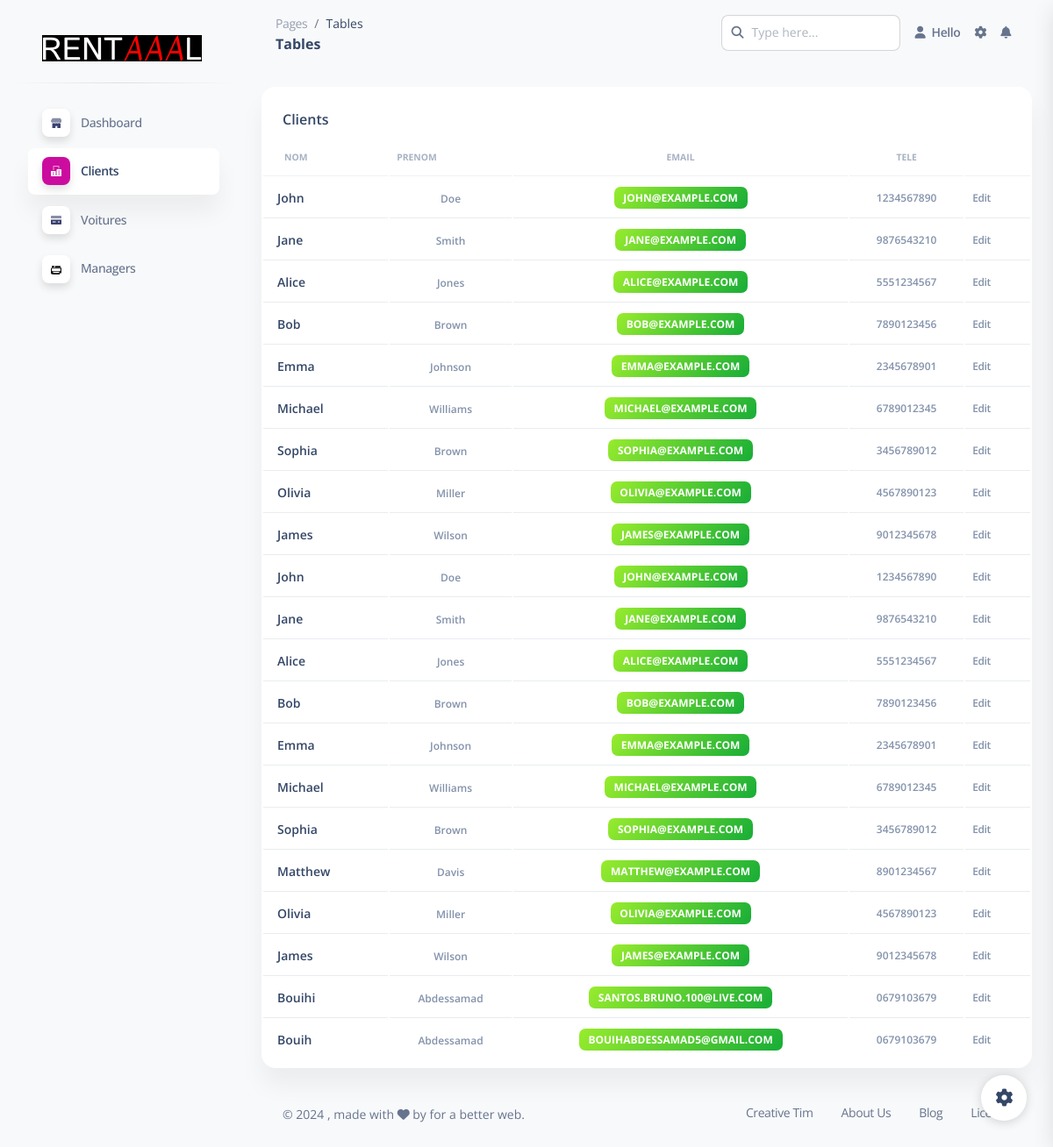
/dashboard/clients, run on the app's committed database.
### tables this page shows
CREATE TABLE client (
                id_client INTEGER PRIMARY KEY AUTOINCREMENT,
                nom TEXT NOT NULL,
                prenom TEXT NOT NULL,
                email TEXT NOT NULL,
                telephone TEXT NOT NULL);

### app.py (the view)
@app.route("/dashboard/clients")
def display_clients():
    clients = fetch_clients_from_database()
    ClientObj = []
    for client in clients:
        cli = Client(client[0], client[1], client[2], client[3], client[4])
        ClientObj.append(cli)
    return render_template("clients.html", clients=ClientObj)

### app.py (called while the page is built)
def fetch_clients_from_database():
    conn = sql.connect("loc.db")
    cursor = conn.cursor()
    cursor.execute("SELECT * FROM client")
    cli = cursor.fetchall()
    conn.close()
    return cli

### templates/clients.html (shortened to what this page needs)
<!DOCTYPE html>
<html lang="en">
  <head>
    <link href="/static/css/nucleo-icons.css" rel="stylesheet" />
    <link href="/static/css/nucleo-svg.css" rel="stylesheet" />
    <link href="/static/css/nucleo-svg.css" rel="stylesheet" />
    <link
      id="pagestyle"
      href="/static/css/soft-ui-dashboard.css"
      rel="stylesheet"
    />
  </head>
  <body class="g-sidenav-show bg-gray-100">
    <aside
      class="sidenav navbar navbar-vertical navbar-expand-xs border-0 border-radius-xl my-3 fixed-start ms-3"
      id="sidenav-main"
    >
      <div class="sidenav-header">
        <a
          class="navbar-brand m-0"
          href=" https://demos.creative-tim.com/soft-ui-dashboard/pages/dashboard.html "
          target="_blank"
        >
          <img
            src="/static/images/RENTAAAL.png"
            style="background-color: black"
            class="navbar-brand-img h-100"
            alt="main_logo"
          />
        </a>
      </div>
      <hr class="horizontal dark mt-0" />
      <div class="collapse navbar-collapse w-auto" id="sidenav-collapse-main">
        <ul class="navbar-nav">
          <li class="nav-item">
            <a class="nav-link" href="{{ url_for ('dashboard')}}">
              <div
                class="icon icon-shape icon-sm shadow border-radius-md bg-white text-center me-2 d-flex align-items-center justify-content-center"
              >
              </div>
              <span class="nav-link-text ms-1">Dashboard</span>
            </a>
          </li>
          <li class="nav-item">
            <a class="nav-link active" href="{{ url_for ('display_clients')}}">
              <div
                class="icon icon-shape icon-sm shadow border-radius-md bg-white text-center me-2 d-flex align-items-center justify-content-center"
              >
              </div>
              <span class="nav-link-text ms-1">Clients</span>
            </a>
          </li>
          <li class="nav-item">
            <a class="nav-link" href="{{ url_for ('all_cars_table')}}">
              <div
                class="icon icon-shape icon-sm shadow border-radius-md bg-white text-center me-2 d-flex align-items-center justify-content-center"
              >
              </div>
              <span class="nav-link-text ms-1">Voitures</span>
            </a>
          </li>
          <li class="nav-item">
          <a class="nav-link  " href="{{ url_for ('display_managers')}}">
            <div class="icon icon-shape icon-sm shadow border-radius-md bg-white text-center me-2 d-flex align-items-center justify-content-center">
            </div>
            <span class="nav-link-text ms-1">Managers</span>
          </a>
        </li>
        </ul>
      </div>
    </aside>
    <main
      class="main-content position-relative max-height-vh-100 h-100 border-radius-lg"
    >
      <nav
        class="navbar navbar-main navbar-expand-lg px-0 mx-4 shadow-none border-radius-xl"
        id="navbarBlur"
        navbar-scroll="true"
      >
        <div class="container-fluid py-1 px-3">
          <nav aria-label="breadcrumb">
            <ol
              class="breadcrumb bg-transparent mb-0 pb-0 pt-1 px-0 me-sm-6 me-5"
            >
              <li class="breadcrumb-item text-sm">
                <a class="opacity-5 text-dark" href="javascript:;">Pages</a>
              </li>
              <li
                class="breadcrumb-item text-sm text-dark active"
                aria-current="page"
              >
                Tables
              </li>
            </ol>
            <h6 class="font-weight-bolder mb-0">Tables</h6>
          </nav>
          <div
            class="collapse navbar-collapse mt-sm-0 mt-2 me-md-0 me-sm-4"
            id="navbar"
          >
            <div class="ms-md-auto pe-md-3 d-flex align-items-center">
              <div class="input-group">
                <span class="input-group-text text-body"
                  ><i class="fas fa-search" aria-hidden="true"></i
                ></span>
                <input
                  type="text"
                  class="form-control"
                  placeholder="Type here..."
                />
              </div>
            </div>
            <ul class="navbar-nav justify-content-end">
              <li class="nav-item d-flex align-items-center">
                <a
                  href="javascript:;"
                  class="nav-link text-body font-weight-bold px-0"
                >
                  <i class="fa fa-user me-sm-1"></i>
                  <span class="d-sm-inline d-none"> Hello {{username}}</span>
                </a>
              </li>
              <li class="nav-item px-3 d-flex align-items-center">
                <a href="javascript:;" class="nav-link text-body p-0">
                  <i
                    class="fa fa-cog fixed-plugin-button-nav cursor-pointer"
                  ></i>
                </a>
              </li>
              <li class="nav-item dropdown pe-2 d-flex align-items-center">
                <a
                  href="javascript:;"
                  class="nav-link text-body p-0"
                  id="dropdownMenuButton"
                  data-bs-toggle="dropdown"
                  aria-expanded="false"
                >
                  <i class="fa fa-bell cursor-pointer"></i>
                </a>
              </li>
            </ul>
          </div>
        </div>
      </nav>
      <div class="container-fluid py-4">
        <div class="row">
          <div class="col-12">
            <div class="card mb-4">
              <div class="card-header pb-0">
                <h6>Clients</h6>
              </div>
              <div class="card-body px-0 pt-0 pb-2">
                <div class="table-responsive p-0">
                  <table class="table align-items-center mb-0">
                    <thead>
                      <tr>
                        <th
                          class="text-uppercase text-secondary text-xxs font-weight-bolder opacity-7"
                        >
                          Nom
                        </th>
                        <th
                          class="text-uppercase text-secondary text-xxs font-weight-bolder opacity-7 ps-2"
                        >
                          Prenom
                        </th>
                        <th
                          class="text-center text-uppercase text-secondary text-xxs font-weight-bolder opacity-7"
                        >
                          Email
                        </th>
                        <th
                          class="text-center text-uppercase text-secondary text-xxs font-weight-bolder opacity-7"
                        >
                          Tele
                        </th>
                        <th class="text-secondary opacity-7"></th>
                      </tr>
                    </thead>
                    <tbody>
                      {% for client in clients %}
                      <tr>
                        <td>
                          <div class="d-flex px-2 py-1">
                            <div
                              class="d-flex flex-column justify-content-center"
                            >
                              <h6 class="mb-0 text-sm">{{ client.nom }}</h6>
                            </div>
                          </div>
                        </td>
                        <td class="align-middle text-center text-sm">
                          <span class="text-secondary text-xs font-weight-bold"
                            > {{ client.prenom }}</span
                          >
                        </td>
                        <td class="align-middle text-center">
                          <span class="badge badge-sm bg-gradient-success"
                            >{{ client.email }}</span
                          >
                        </td>
                        <td class="align-middle text-center">
                          <span class="text-secondary text-xs font-weight-bold"
                            >{{ client.telephone }}</span
                          >
                        </td>
                        <td class="align-middle">
                          <a
                            href="javascript:;"
                            class="text-secondary font-weight-bold text-xs"
                            data-toggle="tooltip"
                            data-original-title="Edit user"
                          >
                            Edit
                          </a>
                        </td>
                      </tr>
                      {% endfor %}
                    </tbody>
                  </table>
                </div>
              </div>
            </div>
          </div>
        </div>
        <footer class="footer pt-3">
          <div class="container-fluid">
            <div class="row align-items-center justify-content-lg-between">
              <div class="col-lg-6 mb-lg-0 mb-4">
                <div
                  class="copyright text-center text-sm text-muted text-lg-start"
                >
                  ©
                  , made with <i class="fa fa-heart"></i> by
                  for a better web.
                </div>
              </div>
              <div class="col-lg-6">
                <ul
                  class="nav nav-footer justify-content-center justify-content-lg-end"
                >
                  <li class="nav-item">
                    <a
                      href="https://www.creative-tim.com"
                      class="nav-link text-muted"
                      target="_blank"
                      >Creative Tim</a
                    >
                  </li>
                  <li class="nav-item">
                    <a
                      href="https://www.creative-tim.com/presentation"
                      class="nav-link text-muted"
                      target="_blank"
                      >About Us</a
                    >
                  </li>
                  <li class="nav-item">
                    <a
                      href="https://www.creative-tim.com/blog"
                      class="nav-link text-muted"
                      target="_blank"
                      >Blog</a
                    >
                  </li>
                  <li class="nav-item">
                    <a
                      href="https://www.creative-tim.com/license"
                      class="nav-link pe-0 text-muted"
                      target="_blank"
                      >License</a
                    >
                  </li>
                </ul>
              </div>
            </div>
          </div>
        </footer>
      </div>
    </main>
    <div class="fixed-plugin">
      <a class="fixed-plugin-button text-dark position-fixed px-3 py-2">
        <i class="fa fa-cog py-2"> </i>
      </a>
    </div>
  </body>
</html>

### static/css/nucleo-svg.css (style rules this page uses)
.icon { display: inline-block; color: #111111; height: 1em; width: 1em; }
.icon-sm { height: 0.8em; width: 0.8em; }
.icon { fill: currentColor; stroke: none; }

### data on the page
client: nom "John", prenom "Doe", email "JOHN@EXAMPLE.COM", telephone "1234567890"
client: nom "Jane", prenom "Smith", email "JANE@EXAMPLE.COM", telephone "9876543210"
client: nom "Alice", prenom "Jones", email "ALICE@EXAMPLE.COM", telephone "5551234567"
client: nom "Bob", prenom "Brown", email "BOB@EXAMPLE.COM", telephone "7890123456"
client: nom "Emma", prenom "Johnson", email "EMMA@EXAMPLE.COM", telephone "2345678901"
client: nom "Michael", prenom "Williams", email "MICHAEL@EXAMPLE.COM", telephone "6789012345"
client: nom "Sophia", prenom "Brown", email "SOPHIA@EXAMPLE.COM", telephone "3456789012"
client: nom "Olivia", prenom "Miller", email "OLIVIA@EXAMPLE.COM", telephone "4567890123"
client: nom "James", prenom "Wilson", email "JAMES@EXAMPLE.COM", telephone "9012345678"
client: nom "John", prenom "Doe", email "JOHN@EXAMPLE.COM", telephone "1234567890"
client: nom "Jane", prenom "Smith", email "JANE@EXAMPLE.COM", telephone "9876543210"
client: nom "Alice", prenom "Jones", email "ALICE@EXAMPLE.COM", telephone "5551234567"
client: nom "Bob", prenom "Brown", email "BOB@EXAMPLE.COM", telephone "7890123456"
client: nom "Emma", prenom "Johnson", email "EMMA@EXAMPLE.COM", telephone "2345678901"
client: nom "Michael", prenom "Williams", email "MICHAEL@EXAMPLE.COM", telephone "6789012345"
client: nom "Sophia", prenom "Brown", email "SOPHIA@EXAMPLE.COM", telephone "3456789012"
client: nom "Matthew", prenom "Davis", email "MATTHEW@EXAMPLE.COM", telephone "8901234567"
client: nom "Olivia", prenom "Miller", email "OLIVIA@EXAMPLE.COM", telephone "4567890123"
client: nom "James", prenom "Wilson", email "JAMES@EXAMPLE.COM", telephone "9012345678"
client: nom "Bouihi", prenom "Abdessamad", email "SANTOS.BRUNO.100@LIVE.COM", telephone "0679103679"
client: nom "Bouih", prenom "Abdessamad", email "BOUIHABDESSAMAD5@GMAIL.COM", telephone "0679103679"
